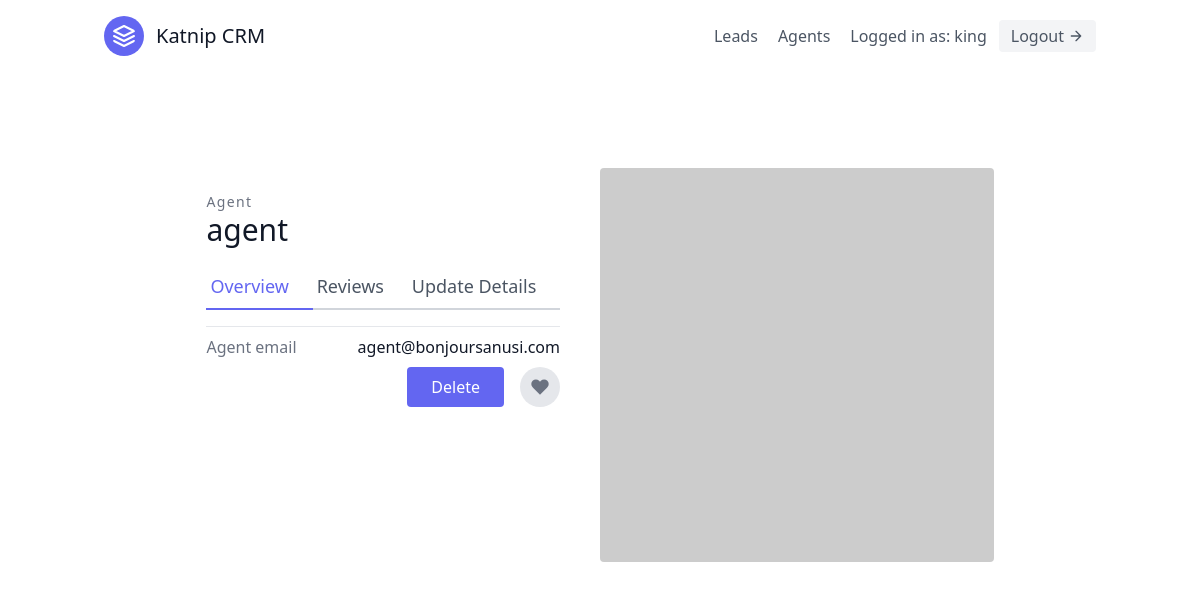
Page /agents/1/ (signed in) on the committed database.
### leads/models.py (models this page shows, shortened)
class User(AbstractUser):
    is_organiser = models.BooleanField(default=True)
    is_agent = models.BooleanField(default=False)

class Agent(models.Model):
    user = models.OneToOneField(User, on_delete=models.CASCADE)
    organisation = models.ForeignKey(
        UserProfile, on_delete=models.CASCADE
    )

### agents/views.py (the view)
# urls.py: path('<int:pk>/', AgentDetailView.as_view(), name='agent-detail'),
class AgentDetailView(OrganiserAndLoginRequiredMixin, generic.DetailView):
    template_name = "agents/agent_detail.html"
    context_object_name = "agent"
    def get_queryset(self):
        return Agent.objects.all()

### agents/mixins.py (called while the page is built)
    def dispatch(self, request, *args, **kwargs):
        if not request.user.is_authenticated or not request.user.is_organiser:
            return redirect('login')
        return super().dispatch(request, *args, **kwargs)

### agents/templates/agents/agent_detail.html
{% extends "base.html" %}
{% block content %}
<section class="text-gray-600 body-font overflow-hidden">
  <div class="container px-5 py-24 mx-auto">
    <div class="lg:w-4/5 mx-auto flex flex-wrap">
      <div class="lg:w-1/2 w-full lg:pr-10 lg:py-6 mb-6 lg:mb-0">
        <h2 class="text-sm title-font text-gray-500 tracking-widest">Agent</h2>
        <h1 class="text-gray-900 text-3xl title-font font-medium mb-4">{{ agent.user.username }}</h1>
        <div class="flex mb-4">
          <a class="flex-grow text-indigo-500 border-b-2 border-indigo-500 py-2 text-lg px-1"
            href="#">
            Overview
          </a>
          <a class="flex-grow border-b-2 border-gray-300 py-2 text-lg px-1">Reviews</a>
          <a href="{% url 'agents:agent-update' agent.pk %}"
            class="flex-grow border-b-2 border-gray-300 py-2 text-lg px-1">
            Update Details
          </a>
        </div>
        <div class="flex border-t border-gray-200 py-2">
          <span class="text-gray-500">Agent email</span>
          <span class="ml-auto text-gray-900">{{ agent.user.email }}</span>
        </div>
        <div class="flex">
          <a href="{% url 'agents:agent-delete' agent.pk %}" class="flex ml-auto text-white bg-indigo-500 border-0 py-2 px-6 focus:outline-none hover:bg-indigo-600 rounded">Delete</a>
          <button
            class="rounded-full w-10 h-10 bg-gray-200 p-0 border-0 inline-flex items-center justify-center text-gray-500 ml-4">
            <svg fill="currentColor" stroke-linecap="round" stroke-linejoin="round" stroke-width="2" class="w-5 h-5"
              viewBox="0 0 24 24">
              <path
                d="M20.84 4.61a5.5 5.5 0 00-7.78 0L12 5.67l-1.06-1.06a5.5 5.5 0 00-7.78 7.78l1.06 1.06L12 21.23l7.78-7.78 1.06-1.06a5.5 5.5 0 000-7.78z">
              </path>
            </svg>
          </button>
        </div>
      </div>
      <img alt="ecommerce" class="lg:w-1/2 w-full lg:h-auto h-64 object-cover object-center rounded"
        src="https://dummyimage.com/400x400">
    </div>
  </div>
</section>
{% endblock content %}

### templates/navbar.html (shortened to what this page needs)
<header class="text-gray-600 body-font">
  <div class="container mx-auto flex flex-wrap p-4 flex-col md:flex-row items-center">
    <a href="{% url 'landing_page' %}" class="flex title-font font-medium items-center text-gray-900 mb-4 md:mb-0">
      <svg xmlns="http://www.w3.org/2000/svg" fill="none" stroke="currentColor" stroke-linecap="round"
        stroke-linejoin="round" stroke-width="2" class="w-10 h-10 text-white p-2 bg-indigo-500 rounded-full"
        viewBox="0 0 24 24">
        <path d="M12 2L2 7l10 5 10-5-10-5zM2 17l10 5 10-5M2 12l10 5 10-5"></path>
      </svg>
      <span class="ml-3 text-xl">Katnip CRM</span>
    </a>
    <nav class="md:ml-auto flex flex-wrap items-center text-base justify-center">
      {% if not request.user.is_authenticated %}
        <a href="{% url 'signup' %}" class="mr-5 hover:text-gray-900">Sign Up</a>
      {% else %}
      <a href="{% url 'leads:lead-list' %}" class="mr-5 hover:text-gray-900">Leads</a>
        {% if request.user.is_organiser %}
        <a href="{% url 'agents:agent-list' %}" class="mr-5 hover:text-gray-900">Agents</a>
        {% endif %}
      {% endif %}
    </nav>
    {% if request.user.is_authenticated %}
      Logged in as:  {{ request.user.username }}
      <a href="{% url 'logout' %}"
        class="ml-3 inline-flex items-center bg-gray-100 border-0 py-1 px-3 focus:outline-none hover:bg-gray-200 rounded text-base mt-4 md:mt-0">Logout
        <svg fill="none" stroke="currentColor" stroke-linecap="round" stroke-linejoin="round" stroke-width="2"
          class="w-4 h-4 ml-1" viewBox="0 0 24 24">
          <path d="M5 12h14M12 5l7 7-7 7"></path>
        </svg>
      </a>
    {% endif %}
  </div>
</header>

### rows in the picture
User: user.username "king"
Agent: user.username "agent", user.email "agent@bonjoursanusi.com"
